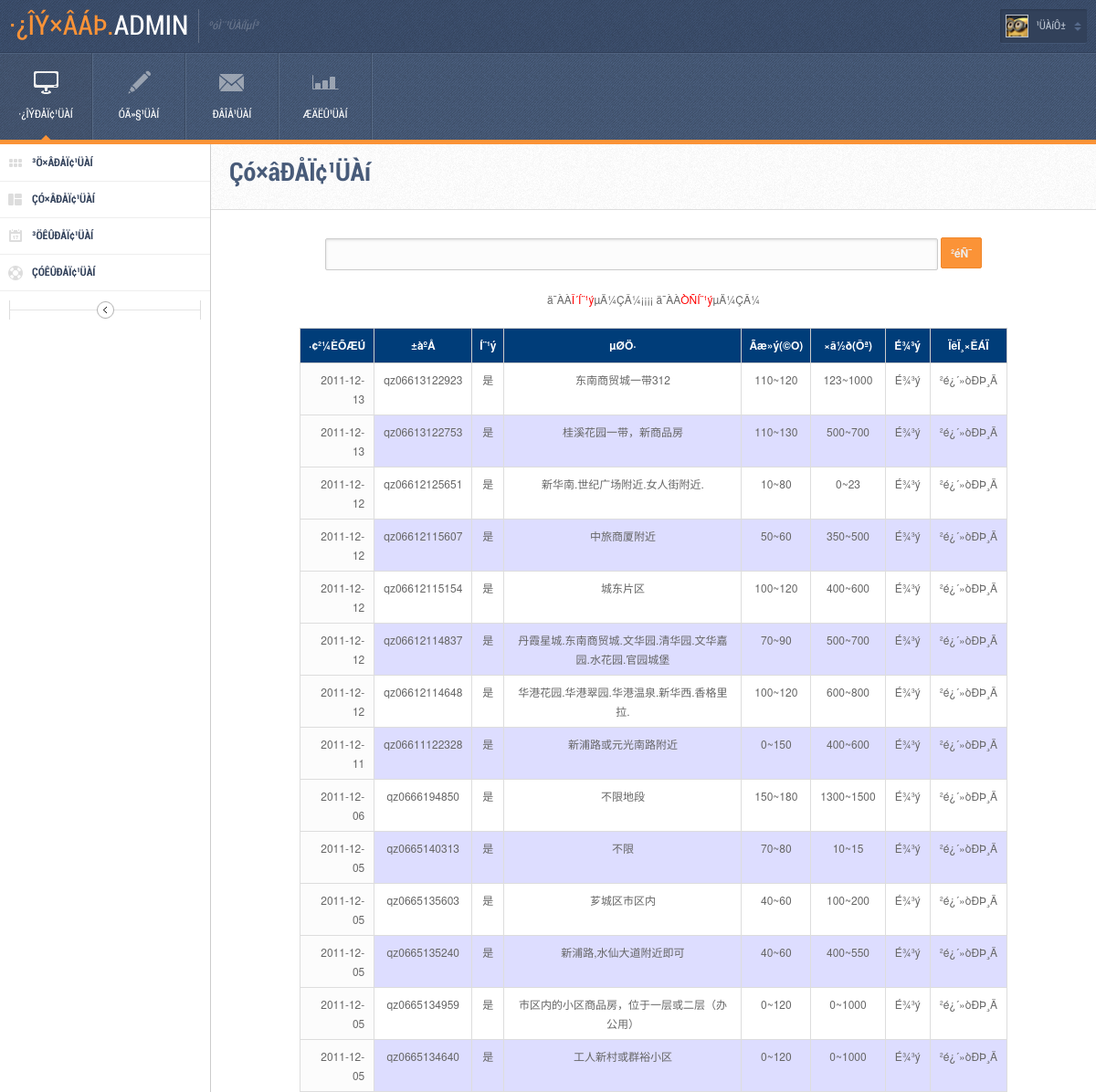
The page /admin/widgets.php on the database its author committed.
### tables this page shows
CREATE TABLE `house_hire` (
  `id` int(11) NOT NULL auto_increment,
  `bh` varchar(20) default NULL,
  `qy` varchar(10) default NULL,
  `address` varchar(50) default NULL,
  `hx` varchar(20) default NULL,
  `wylx` varchar(20) default NULL,
  `min_area` varchar(20) default NULL,
  `max_area` varchar(20) default NULL,
  `jg` varchar(20) default NULL,
  `zxcd` varchar(20) default NULL,
  `do_floor` varchar(20) default NULL,
  `min_pay` varchar(20) default NULL,
  `max_pay` varchar(20) default NULL,
  `pb` longtext,
  `tel` varchar(50) default NULL,
  `man` varchar(50) default NULL,
  `email` varchar(50) default NULL,
  `house_ms` longtext,
  `date` date default NULL,
  `bus` varchar(50) default NULL,
  `pass` varchar(2) default NULL,
  `zj` varchar(6) default NULL,
  `user_id` varchar(30) default NULL,
  `click` int(11) default NULL,
  `zj_id` varchar(30) default NULL,
  PRIMARY KEY  (`id`)
);

### admin/view_hire.php (the view, shortened to what this page needs)
<FORM METHOD=POST NAME="form1">
<center>
<input type="text" name="bh">
    <input type="submit" name="Submit" value="²éÑ¯">
    <br>
    <br>
    <a href="view_hire.php?pass=·ñ" class="linkfont">ä¯ÀÀ<font color="#FF0000">Î´Í¨¹ý</font>µÄ¼ÇÂ¼</a>¡¡¡¡ <a href="view_hire.php?pass=ÊÇ" class="linkfont">ä¯ÀÀ<font color="#FF0000">ÒÑÍ¨¹ý</font>µÄ¼ÇÂ¼</a>
  </center>
  <br>
 <table class="table" cellspacing="0" cellpadding="0" style="border:solid 1px ;background-color: white;">
    <?php
    if ($pass=="" and $bh=="")
	$strSql="select * from house_hire order by id desc";
	else
	$strSql="select * from house_hire where 1=1 $where order by id desc";
?>
    <tr>
      <th>·¢²¼ÈÕÆÚ</th>
      <th>±àºÅ</th>
      <th>Í¨¹ý</th>
      <th>µØÖ·</th>
      <th>Ãæ»ý(©O)</th>
      <th>×â½ð(Ôª)</th>
      <th>É¾³ý</th>
      <th>ÏêÏ¸×ÊÁÏ</th>
    </tr>
    <?php
   $res=mysql_query($strSql);
   while($rs=mysql_fetch_array($res))
   {
   ?>
    <tr>
      <td><?php echo $rs["date"]?></td>
      <td><?php echo $rs["bh"]?></td>
      <td><?php echo $rs["pass"]?></td>
      <td><?php echo $rs["address"]?></td>
      <td><?php echo $rs["min_area"]?>~<?php echo $rs["max_area"]?></td>
      <td><?php echo $rs["min_pay"]?>~<?php echo $rs["max_pay"]?></td>
      <td><a href="del_hire.php?id=<?php echo $rs["id"]?>" class="linkfont">É¾³ý</a></td>
      <td><a href="changehire.php?id=<?php echo $rs["id"]?>" class="linkfont" >²é¿´»òÐÞ¸Ä</a></td>
    </tr>
  <?php
   }
  ?>
  </table>
</FORM>
</body>
</html>

### css/table.css (style rules this page uses)
.table th { background-color: #003D79;color: white;text-align: center; }
.table th, .table td { border: solid 1px #ccc; padding: 8px;text-align: center; }
tr:nth-child(odd) { background-color: #DDDDFF; }
tr:nth-child(even) { background-color: white; }

### rows shown on the page
house_hire: date "2011-12-13", bh "qz06613122923", pass "是", address "东南商贸城一带312", min_area "110", max_area "120", min_pay "123", max_pay "1000"
house_hire: date "2011-12-13", bh "qz06613122753", pass "是", address "桂溪花园一带，新商品房", min_area "110", max_area "130", min_pay "500", max_pay "700"
house_hire: date "2011-12-12", bh "qz06612125651", pass "是", address "新华南.世纪广场附近.女人街附近.", min_area "10", max_area "80", min_pay "0", max_pay "23"
house_hire: date "2011-12-12", bh "qz06612115607", pass "是", address "中旅商厦附近", min_area "50", max_area "60", min_pay "350", max_pay "500"
house_hire: date "2011-12-12", bh "qz06612115154", pass "是", address "城东片区", min_area "100", max_area "120", min_pay "400", max_pay "600"
house_hire: date "2011-12-12", bh "qz06612114837", pass "是", address "丹霞星城.东南商贸城.文华园.清华园.文华嘉园.水花园.官园城堡", min_area "70", max_area "90", min_pay "500", max_pay "700"
house_hire: date "2011-12-12", bh "qz06612114648", pass "是", address "华港花园.华港翠园.华港温泉.新华西.香格里拉.", min_area "100", max_area "120", min_pay "600", max_pay "800"
house_hire: date "2011-12-11", bh "qz06611122328", pass "是", address "新浦路或元光南路附近", min_area "0", max_area "150", min_pay "400", max_pay "600"
house_hire: date "2011-12-06", bh "qz0666194850", pass "是", address "不限地段", min_area "150", max_area "180", min_pay "1300", max_pay "1500"
house_hire: date "2011-12-05", bh "qz0665140313", pass "是", address "不限", min_area "70", max_area "80", min_pay "10", max_pay "15"
house_hire: date "2011-12-05", bh "qz0665135603", pass "是", address "芗城区市区内", min_area "40", max_area "60", min_pay "100", max_pay "200"
house_hire: date "2011-12-05", bh "qz0665135240", pass "是", address "新浦路,水仙大道附近即可", min_area "40", max_area "60", min_pay "400", max_pay "550"
house_hire: date "2011-12-05", bh "qz0665134959", pass "是", address "市区内的小区商品房，位于一层或二层（办公用）", min_area "0", max_area "120", min_pay "0", max_pay "1000"
house_hire: date "2011-12-05", bh "qz0665134640", pass "是", address "工人新村或群裕小区", min_area "0", max_area "120", min_pay "0", max_pay "1000"
